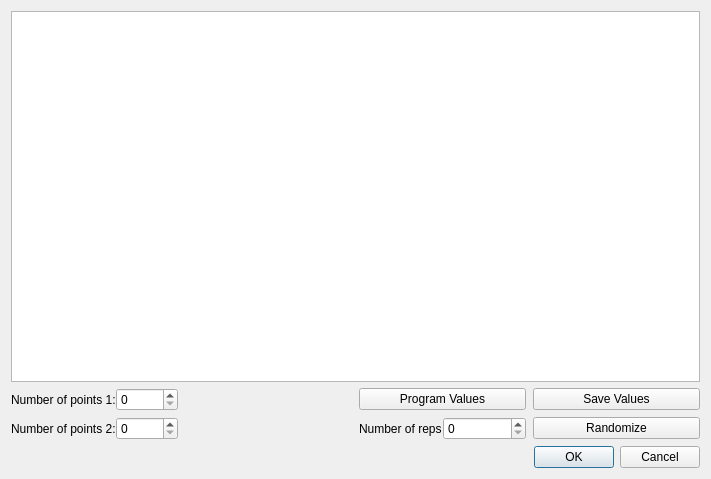
<?xml version="1.0" encoding="UTF-8"?>
<ui version="4.0">
 <class>ramp2dScan</class>
 <widget class="QDialog" name="ramp2dScan">
  <property name="geometry">
   <rect>
    <x>0</x>
    <y>0</y>
    <width>711</width>
    <height>479</height>
   </rect>
  </property>
  <property name="windowTitle">
   <string>Ramp 2D Scan Generator</string>
  </property>
  <layout class="QGridLayout" name="gridLayout_2">
   <item row="1" column="0">
    <widget class="QDialogButtonBox" name="buttonBox">
     <property name="orientation">
      <enum>Qt::Horizontal</enum>
     </property>
     <property name="standardButtons">
      <set>QDialogButtonBox::Cancel|QDialogButtonBox::Ok</set>
     </property>
    </widget>
   </item>
   <item row="0" column="0">
    <layout class="QGridLayout" name="gridLayout">
     <property name="horizontalSpacing">
      <number>7</number>
     </property>
     <item row="1" column="3">
      <widget class="QPushButton" name="pushSave">
       <property name="text">
        <string>Save Values</string>
       </property>
      </widget>
     </item>
     <item row="1" column="2">
      <widget class="QPushButton" name="pushProgramValues">
       <property name="text">
        <string>Program Values</string>
       </property>
      </widget>
     </item>
     <item row="1" column="0">
      <layout class="QHBoxLayout" name="horizontalLayout">
       <item>
        <widget class="QLabel" name="label">
         <property name="text">
          <string>Number of points 1:</string>
         </property>
        </widget>
       </item>
       <item>
        <widget class="QSpinBox" name="spinNumPoints1">
         <property name="maximum">
          <number>1000</number>
         </property>
        </widget>
       </item>
      </layout>
     </item>
     <item row="0" column="0" colspan="4">
      <widget class="QTableWidget" name="tableScanPoints"/>
     </item>
     <item row="2" column="0">
      <layout class="QHBoxLayout" name="horizontalLayout_3">
       <item>
        <widget class="QLabel" name="label_3">
         <property name="text">
          <string>Number of points 2:</string>
         </property>
        </widget>
       </item>
       <item>
        <widget class="QSpinBox" name="spinNumPoints2"/>
       </item>
      </layout>
     </item>
     <item row="2" column="3">
      <widget class="QPushButton" name="pushRandomize">
       <property name="text">
        <string>Randomize</string>
       </property>
      </widget>
     </item>
     <item row="2" column="2">
      <layout class="QHBoxLayout" name="horizontalLayout_2">
       <item>
        <widget class="QLabel" name="label_2">
         <property name="text">
          <string>Number of reps</string>
         </property>
        </widget>
       </item>
       <item>
        <widget class="QSpinBox" name="spinNumRep"/>
       </item>
      </layout>
     </item>
    </layout>
   </item>
  </layout>
 </widget>
 <resources/>
 <connections>
  <connection>
   <sender>buttonBox</sender>
   <signal>accepted()</signal>
   <receiver>ramp2dScan</receiver>
   <slot>accept()</slot>
   <hints>
    <hint type="sourcelabel">
     <x>236</x>
     <y>469</y>
    </hint>
    <hint type="destinationlabel">
     <x>157</x>
     <y>274</y>
    </hint>
   </hints>
  </connection>
  <connection>
   <sender>buttonBox</sender>
   <signal>rejected()</signal>
   <receiver>ramp2dScan</receiver>
   <slot>reject()</slot>
   <hints>
    <hint type="sourcelabel">
     <x>304</x>
     <y>469</y>
    </hint>
    <hint type="destinationlabel">
     <x>286</x>
     <y>274</y>
    </hint>
   </hints>
  </connection>
  <connection>
   <sender>pushRandomize</sender>
   <signal>clicked()</signal>
   <receiver>ramp2dScan</receiver>
   <slot>handleRandomizeClicked()</slot>
   <hints>
    <hint type="sourcelabel">
     <x>690</x>
     <y>410</y>
    </hint>
    <hint type="destinationlabel">
     <x>5</x>
     <y>392</y>
    </hint>
   </hints>
  </connection>
  <connection>
   <sender>pushProgramValues</sender>
   <signal>clicked()</signal>
   <receiver>ramp2dScan</receiver>
   <slot>handleProgramValues()</slot>
   <hints>
    <hint type="sourcelabel">
     <x>286</x>
     <y>410</y>
    </hint>
    <hint type="destinationlabel">
     <x>666</x>
     <y>392</y>
    </hint>
   </hints>
  </connection>
  <connection>
   <sender>pushSave</sender>
   <signal>clicked()</signal>
   <receiver>ramp2dScan</receiver>
   <slot>handleSaveClicked()</slot>
   <hints>
    <hint type="sourcelabel">
     <x>424</x>
     <y>410</y>
    </hint>
    <hint type="destinationlabel">
     <x>666</x>
     <y>392</y>
    </hint>
   </hints>
  </connection>
  <connection>
   <sender>spinNumRep</sender>
   <signal>valueChanged(int)</signal>
   <receiver>ramp2dScan</receiver>
   <slot>handleNumRepsChanged()</slot>
   <hints>
    <hint type="sourcelabel">
     <x>121</x>
     <y>437</y>
    </hint>
    <hint type="destinationlabel">
     <x>355</x>
     <y>195</y>
    </hint>
   </hints>
  </connection>
 </connections>
 <slots>
  <slot>handleNumPointsChanged()</slot>
  <slot>handleAddClicked()</slot>
  <slot>handleProgramValues()</slot>
  <slot>handleRandomizeClicked()</slot>
  <slot>handleSaveClicked()</slot>
  <slot>handleLoadClicked()</slot>
  <slot>handleNumRepsChanged()</slot>
 </slots>
</ui>
